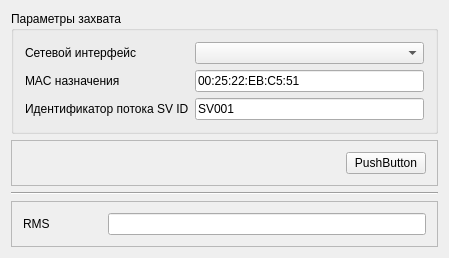
<?xml version="1.0" encoding="UTF-8"?>
<ui version="4.0">
 <class>MainWindow</class>
 <widget class="QMainWindow" name="MainWindow">
  <property name="geometry">
   <rect>
    <x>0</x>
    <y>0</y>
    <width>449</width>
    <height>235</height>
   </rect>
  </property>
  <property name="windowTitle">
   <string>TrafCapture</string>
  </property>
  <widget class="QWidget" name="centralWidget">
   <layout class="QGridLayout" name="gridLayout_4">
    <item row="0" column="0">
     <widget class="QGroupBox" name="groupBox">
      <property name="title">
       <string>Параметры захвата</string>
      </property>
      <layout class="QGridLayout" name="gridLayout_3">
       <item row="0" column="0">
        <widget class="QLabel" name="label">
         <property name="text">
          <string>Сетевой интерфейс</string>
         </property>
        </widget>
       </item>
       <item row="0" column="1">
        <widget class="QComboBox" name="cbNetworkInterface"/>
       </item>
       <item row="1" column="0">
        <widget class="QLabel" name="label_3">
         <property name="text">
          <string>MAC назначения</string>
         </property>
        </widget>
       </item>
       <item row="2" column="0">
        <widget class="QLabel" name="label_4">
         <property name="text">
          <string>Идентификатор потока SV ID</string>
         </property>
        </widget>
       </item>
       <item row="2" column="1">
        <widget class="QLineEdit" name="leSvId">
         <property name="text">
          <string>SV001</string>
         </property>
        </widget>
       </item>
       <item row="1" column="1">
        <widget class="QLineEdit" name="leDstMac">
         <property name="text">
          <string>00:25:22:EB:C5:51</string>
         </property>
        </widget>
       </item>
      </layout>
     </widget>
    </item>
    <item row="1" column="0">
     <widget class="QFrame" name="frame">
      <property name="frameShape">
       <enum>QFrame::StyledPanel</enum>
      </property>
      <property name="frameShadow">
       <enum>QFrame::Raised</enum>
      </property>
      <layout class="QGridLayout" name="gridLayout">
       <item row="0" column="0">
        <spacer name="horizontalSpacer">
         <property name="orientation">
          <enum>Qt::Horizontal</enum>
         </property>
         <property name="sizeHint" stdset="0">
          <size>
           <width>327</width>
           <height>20</height>
          </size>
         </property>
        </spacer>
       </item>
       <item row="0" column="1">
        <widget class="QPushButton" name="bnStartStop">
         <property name="text">
          <string>PushButton</string>
         </property>
        </widget>
       </item>
      </layout>
     </widget>
    </item>
    <item row="2" column="0">
     <widget class="Line" name="line">
      <property name="orientation">
       <enum>Qt::Horizontal</enum>
      </property>
     </widget>
    </item>
    <item row="3" column="0">
     <widget class="QFrame" name="frame_2">
      <property name="frameShape">
       <enum>QFrame::StyledPanel</enum>
      </property>
      <property name="frameShadow">
       <enum>QFrame::Raised</enum>
      </property>
      <layout class="QGridLayout" name="gridLayout_2" columnstretch="1,4">
       <item row="0" column="0">
        <widget class="QLabel" name="label_2">
         <property name="text">
          <string>RMS</string>
         </property>
        </widget>
       </item>
       <item row="0" column="1">
        <widget class="QLineEdit" name="leRms"/>
       </item>
      </layout>
     </widget>
    </item>
    <item row="4" column="0">
     <spacer name="verticalSpacer">
      <property name="orientation">
       <enum>Qt::Vertical</enum>
      </property>
      <property name="sizeHint" stdset="0">
       <size>
        <width>20</width>
        <height>40</height>
       </size>
      </property>
     </spacer>
    </item>
   </layout>
  </widget>
 </widget>
 <layoutdefault spacing="6" margin="11"/>
 <resources/>
 <connections/>
</ui>
